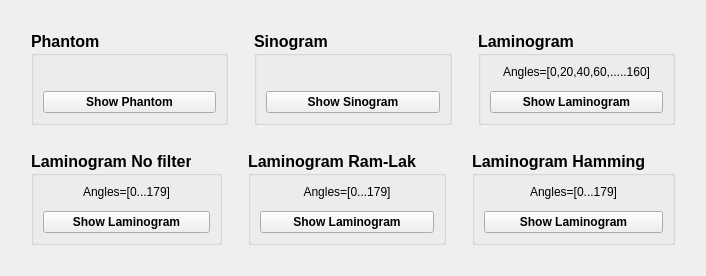
      <widget class="QWidget" name="tab_11">
       <attribute name="title">
        <string>Back-Projection</string>
       </attribute>
       <layout class="QGridLayout" name="gridLayout_30">
        <item row="0" column="1">
         <spacer name="horizontalSpacer_22">
          <property name="orientation">
           <enum>Qt::Horizontal</enum>
          </property>
          <property name="sizeHint" stdset="0">
           <size>
            <width>40</width>
            <height>20</height>
           </size>
          </property>
         </spacer>
        </item>
        <item row="1" column="0">
         <spacer name="verticalSpacer_18">
          <property name="orientation">
           <enum>Qt::Vertical</enum>
          </property>
          <property name="sizeHint" stdset="0">
           <size>
            <width>20</width>
            <height>40</height>
           </size>
          </property>
         </spacer>
        </item>
        <item row="1" column="2">
         <spacer name="verticalSpacer_19">
          <property name="orientation">
           <enum>Qt::Vertical</enum>
          </property>
          <property name="sizeHint" stdset="0">
           <size>
            <width>20</width>
            <height>40</height>
           </size>
          </property>
         </spacer>
        </item>
        <item row="1" column="1">
         <layout class="QVBoxLayout" name="verticalLayout_38">
          <item>
           <layout class="QHBoxLayout" name="horizontalLayout_27">
            <item>
             <widget class="QGroupBox" name="Phantom_groupBox">
              <property name="font">
               <font>
                <pointsize>12</pointsize>
                <weight>75</weight>
                <bold>true</bold>
               </font>
              </property>
              <property name="title">
               <string>Phantom</string>
              </property>
              <layout class="QGridLayout" name="gridLayout_18">
               <item row="0" column="0">
                <layout class="QVBoxLayout" name="verticalLayout_26">
                 <item>
                  <widget class="MplWidget" name="Phantom_Image" native="true">
                   <property name="sizePolicy">
                    <sizepolicy hsizetype="Expanding" vsizetype="Expanding">
                     <horstretch>0</horstretch>
                     <verstretch>0</verstretch>
                    </sizepolicy>
                   </property>
                   <property name="minimumSize">
                    <size>
                     <width>0</width>
                     <height>0</height>
                    </size>
                   </property>
                  </widget>
                 </item>
                 <item>
                  <widget class="QPushButton" name="Show_Phantom_pushButton">
                   <property name="font">
                    <font>
                     <pointsize>9</pointsize>
                    </font>
                   </property>
                   <property name="text">
                    <string>Show Phantom</string>
                   </property>
                  </widget>
                 </item>
                </layout>
               </item>
              </layout>
             </widget>
            </item>
            <item>
             <spacer name="verticalSpacer_15">
              <property name="orientation">
               <enum>Qt::Vertical</enum>
              </property>
              <property name="sizeHint" stdset="0">
               <size>
                <width>20</width>
                <height>40</height>
               </size>
              </property>
             </spacer>
            </item>
            <item>
             <widget class="QGroupBox" name="Sinogram_groupBox">
              <property name="font">
               <font>
                <pointsize>12</pointsize>
                <weight>75</weight>
                <bold>true</bold>
               </font>
              </property>
              <property name="title">
               <string>Sinogram</string>
              </property>
              <layout class="QGridLayout" name="gridLayout_19">
               <item row="0" column="0">
                <layout class="QVBoxLayout" name="verticalLayout_33">
                 <item>
                  <widget class="MplWidget" name="Sinogram_Image" native="true">
                   <property name="sizePolicy">
                    <sizepolicy hsizetype="Expanding" vsizetype="Expanding">
                     <horstretch>0</horstretch>
                     <verstretch>0</verstretch>
                    </sizepolicy>
                   </property>
                   <property name="minimumSize">
                    <size>
                     <width>0</width>
                     <height>0</height>
                    </size>
                   </property>
                   <property name="sizeIncrement">
                    <size>
                     <width>250</width>
                     <height>0</height>
                    </size>
                   </property>
                  </widget>
                 </item>
                 <item>
                  <widget class="QPushButton" name="Show_Sinogram_pushButton">
                   <property name="font">
                    <font>
                     <pointsize>9</pointsize>
                    </font>
                   </property>
                   <property name="text">
                    <string>Show Sinogram</string>
                   </property>
                  </widget>
                 </item>
                </layout>
               </item>
              </layout>
             </widget>
            </item>
            <item>
             <spacer name="verticalSpacer_16">
              <property name="orientation">
               <enum>Qt::Vertical</enum>
              </property>
              <property name="sizeHint" stdset="0">
               <size>
                <width>20</width>
                <height>40</height>
               </size>
              </property>
             </spacer>
            </item>
            <item>
             <widget class="QGroupBox" name="Liminogram_groupBox">
              <property name="font">
               <font>
                <pointsize>12</pointsize>
                <weight>75</weight>
                <bold>true</bold>
               </font>
              </property>
              <property name="title">
               <string>Laminogram</string>
              </property>
              <layout class="QGridLayout" name="gridLayout_25">
               <item row="0" column="0">
                <layout class="QVBoxLayout" name="verticalLayout_34">
                 <item>
                  <widget class="QLabel" name="Angles0_160_label">
                   <property name="font">
                    <font>
                     <pointsize>9</pointsize>
                     <weight>50</weight>
                     <bold>false</bold>
                    </font>
                   </property>
                   <property name="text">
                    <string>Angles=[0,20,40,60,.....160]</string>
                   </property>
                   <property name="alignment">
                    <set>Qt::AlignCenter</set>
                   </property>
                  </widget>
                 </item>
                 <item>
                  <widget class="MplWidget" name="Laminogram_Image" native="true">
                   <property name="sizePolicy">
                    <sizepolicy hsizetype="Expanding" vsizetype="Expanding">
                     <horstretch>0</horstretch>
                     <verstretch>0</verstretch>
                    </sizepolicy>
                   </property>
                   <property name="minimumSize">
                    <size>
                     <width>0</width>
                     <height>0</height>
                    </size>
                   </property>
                  </widget>
                 </item>
                 <item>
                  <widget class="QPushButton" name="Show_Laminogram_pushButton">
                   <property name="font">
                    <font>
                     <pointsize>9</pointsize>
                    </font>
                   </property>
                   <property name="text">
                    <string>Show Laminogram</string>
                   </property>
                  </widget>
                 </item>
                </layout>
               </item>
              </layout>
             </widget>
            </item>
           </layout>
          </item>
          <item>
           <spacer name="horizontalSpacer_21">
            <property name="orientation">
             <enum>Qt::Horizontal</enum>
            </property>
            <property name="sizeHint" stdset="0">
             <size>
              <width>40</width>
              <height>20</height>
             </size>
            </property>
           </spacer>
          </item>
          <item>
           <layout class="QHBoxLayout" name="horizontalLayout_28">
            <item>
             <widget class="QGroupBox" name="Liminogram_NoFilter_groupBox">
              <property name="font">
               <font>
                <pointsize>12</pointsize>
                <weight>75</weight>
                <bold>true</bold>
               </font>
              </property>
              <property name="title">
               <string>Laminogram No filter</string>
              </property>
              <layout class="QGridLayout" name="gridLayout_26">
               <item row="0" column="0">
                <layout class="QVBoxLayout" name="verticalLayout_35">
                 <item>
                  <widget class="QLabel" name="Angles0_180_label">
                   <property name="font">
                    <font>
                     <pointsize>9</pointsize>
                     <weight>50</weight>
                     <bold>false</bold>
                    </font>
                   </property>
                   <property name="text">
                    <string>Angles=[0...179]</string>
                   </property>
                   <property name="alignment">
                    <set>Qt::AlignCenter</set>
                   </property>
                  </widget>
                 </item>
                 <item>
                  <widget class="MplWidget" name="Laminogram_NoFilter_Image" native="true">
                   <property name="sizePolicy">
                    <sizepolicy hsizetype="Expanding" vsizetype="Expanding">
                     <horstretch>0</horstretch>
                     <verstretch>0</verstretch>
                    </sizepolicy>
                   </property>
                  </widget>
                 </item>
                 <item>
                  <widget class="QPushButton" name="Show_Laminogram_NoFilter_pushButton">
                   <property name="font">
                    <font>
                     <pointsize>9</pointsize>
                    </font>
                   </property>
                   <property name="text">
                    <string>Show Laminogram</string>
                   </property>
                  </widget>
                 </item>
                </layout>
               </item>
              </layout>
             </widget>
            </item>
            <item>
             <spacer name="verticalSpacer_12">
              <property name="orientation">
               <enum>Qt::Vertical</enum>
              </property>
              <property name="sizeHint" stdset="0">
               <size>
                <width>20</width>
                <height>40</height>
               </size>
              </property>
             </spacer>
            </item>
            <item>
             <widget class="QGroupBox" name="Liminogram_RamLak_groupBox">
              <property name="font">
               <font>
                <pointsize>12</pointsize>
                <weight>75</weight>
                <bold>true</bold>
               </font>
              </property>
              <property name="title">
               <string>Laminogram Ram-Lak</string>
              </property>
              <layout class="QGridLayout" name="gridLayout_27">
               <item row="0" column="0">
                <layout class="QVBoxLayout" name="verticalLayout_36">
                 <item>
                  <widget class="QLabel" name="Angles0_180_RamLak_label">
                   <property name="font">
                    <font>
                     <pointsize>9</pointsize>
                     <weight>50</weight>
                     <bold>false</bold>
                    </font>
                   </property>
                   <property name="text">
                    <string>Angles=[0...179]</string>
                   </property>
                   <property name="alignment">
                    <set>Qt::AlignCenter</set>
                   </property>
                  </widget>
                 </item>
                 <item>
                  <widget class="MplWidget" name="Laminogram_RamLak_Image" native="true">
                   <property name="sizePolicy">
                    <sizepolicy hsizetype="Expanding" vsizetype="Expanding">
                     <horstretch>0</horstretch>
                     <verstretch>0</verstretch>
                    </sizepolicy>
                   </property>
                  </widget>
                 </item>
                 <item>
                  <widget class="QPushButton" name="Show_Laminogram_RamLak_pushButton">
                   <property name="font">
                    <font>
                     <pointsize>9</pointsize>
                    </font>
                   </property>
                   <property name="text">
                    <string>Show Laminogram</string>
                   </property>
                  </widget>
                 </item>
                </layout>
               </item>
              </layout>
             </widget>
            </item>
            <item>
             <spacer name="verticalSpacer_17">
              <property name="orientation">
               <enum>Qt::Vertical</enum>
              </property>
              <property name="sizeHint" stdset="0">
               <size>
                <width>20</width>
                <height>40</height>
               </size>
              </property>
             </spacer>
            </item>
            <item>
             <widget class="QGroupBox" name="Liminogram_Hamming_groupBox">
              <property name="font">
               <font>
                <pointsize>12</pointsize>
                <weight>75</weight>
                <bold>true</bold>
               </font>
              </property>
              <property name="title">
               <string>Laminogram Hamming</string>
              </property>
              <layout class="QGridLayout" name="gridLayout_28">
               <item row="0" column="0">
                <layout class="QVBoxLayout" name="verticalLayout_37">
                 <item>
                  <widget class="QLabel" name="Angles0_180_Hamming_label">
                   <property name="font">
                    <font>
                     <pointsize>9</pointsize>
                     <weight>50</weight>
                     <bold>false</bold>
                    </font>
                   </property>
                   <property name="text">
                    <string>Angles=[0...179]</string>
                   </property>
                   <property name="alignment">
                    <set>Qt::AlignCenter</set>
                   </property>
                  </widget>
                 </item>
                 <item>
                  <widget class="MplWidget" name="Laminogram_Hamming_Image" native="true">
                   <property name="sizePolicy">
                    <sizepolicy hsizetype="Expanding" vsizetype="Expanding">
                     <horstretch>0</horstretch>
                     <verstretch>0</verstretch>
                    </sizepolicy>
                   </property>
                  </widget>
                 </item>
                 <item>
                  <widget class="QPushButton" name="Show_Laminogram_Hamming_pushButton">
                   <property name="font">
                    <font>
                     <pointsize>9</pointsize>
                    </font>
                   </property>
                   <property name="text">
                    <string>Show Laminogram</string>
                   </property>
                  </widget>
                 </item>
                </layout>
               </item>
              </layout>
             </widget>
            </item>
           </layout>
          </item>
         </layout>
        </item>
        <item row="2" column="1">
         <spacer name="horizontalSpacer_23">
          <property name="orientation">
           <enum>Qt::Horizontal</enum>
          </property>
          <property name="sizeHint" stdset="0">
           <size>
            <width>40</width>
            <height>20</height>
           </size>
          </property>
         </spacer>
        </item>
       </layout>
      </widget>
